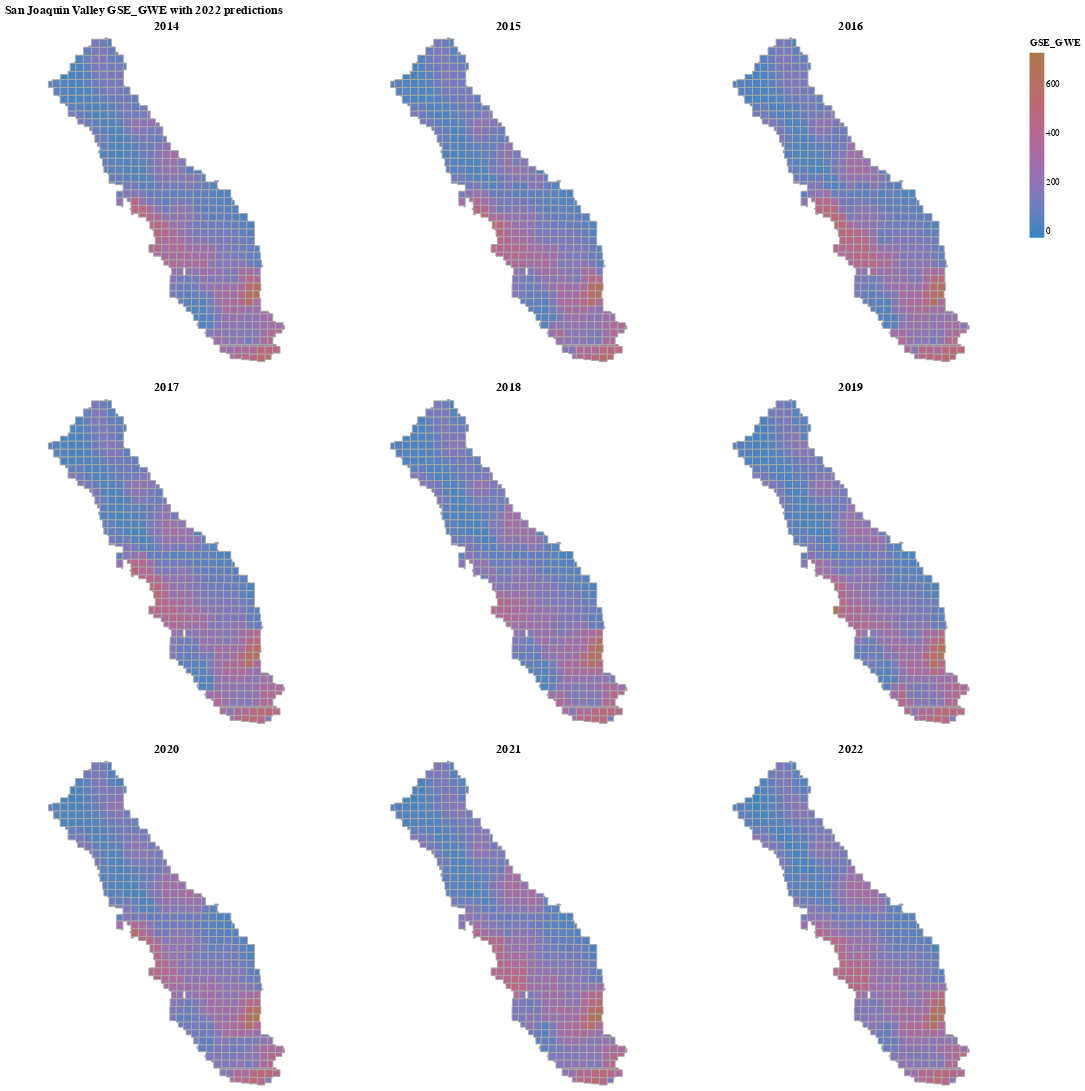

The code cell stored with this chart in its notebook:
### Code cell
township_range = TownshipRanges()
all_years_map_df = pd.merge(township_range.sjv_township_range_df, all_years_df.reset_index(), how="left", on=["TOWNSHIP_RANGE", ])
view_trs_side_by_side(all_years_map_df, feature="YEAR", value="GSE_GWE", title="San Joaquin Valley GSE_GWE with 2022 predictions")

### Figure 1 — Vega-Lite specification as saved in the notebook (floating-point values rounded to 4 significant figures; data arrays with more than 128 entries replaced by an {"elided": "..."} marker saying what was removed)
{"config": {"view": {"continuousWidth": 400, "continuousHeight": 300}}, "concat": [{"data": {"name": "data-924b0ce32222b724c44bfa5a4d10268e"}, "mark": {"type": "geoshape", "stroke": "darkgray"}, "encoding": {"color": {"field": "GSE_GWE", "scale": {"range": ["#3586BD", "#A9784F"]}, "type": "quantitative"}, "tooltip": [{"field": "TOWNSHIP_RANGE", "type": "nominal"}, {"field": "GSE_GWE", "type": "quantitative"}, {"field": "YEAR", "type": "nominal"}]}, "height": 350, "title": "2014", "width": 350}, {"data": {"name": "data-851a9d480c1e974b497dca9c6623874d"}, "mark": {"type": "geoshape", "stroke": "darkgray"}, "encoding": {"color": {"field": "GSE_GWE", "scale": {"range": ["#3586BD", "#A9784F"]}, "type": "quantitative"}, "tooltip": [{"field": "TOWNSHIP_RANGE", "type": "nominal"}, {"field": "GSE_GWE", "type": "quantitative"}, {"field": "YEAR", "type": "nominal"}]}, "height": 350, "title": "2015", "width": 350}, {"data": {"name": "data-6e5889d93c670c82694de091e9f5c0ac"}, "mark": {"type": "geoshape", "stroke": "darkgray"}, "encoding": {"color": {"field": "GSE_GWE", "scale": {"range": ["#3586BD", "#A9784F"]}, "type": "quantitative"}, "tooltip": [{"field": "TOWNSHIP_RANGE", "type": "nominal"}, {"field": "GSE_GWE", "type": "quantitative"}, {"field": "YEAR", "type": "nominal"}]}, "height": 350, "title": "2016", "width": 350}, {"data": {"name": "data-9fde0072e7eac383af224a9fa6b4a44a"}, "mark": {"type": "geoshape", "stroke": "darkgray"}, "encoding": {"color": {"field": "GSE_GWE", "scale": {"range": ["#3586BD", "#A9784F"]}, "type": "quantitative"}, "tooltip": [{"field": "TOWNSHIP_RANGE", "type": "nominal"}, {"field": "GSE_GWE", "type": "quantitative"}, {"field": "YEAR", "type": "nominal"}]}, "height": 350, "title": "2017", "width": 350}, {"data": {"name": "data-528807128e32d48bf19935c239c38454"}, "mark": {"type": "geoshape", "stroke": "darkgray"}, "encoding": {"color": {"field": "GSE_GWE", "scale": {"range": ["#3586BD", "#A9784F"]}, "type": "quantitative"}, "tooltip": [{"field": "TOWNSHIP_RANGE", "type": "nominal"}, {"field": "GSE_GWE", "type": "quantitative"}, {"field": "YEAR", "type": "nominal"}]}, "height": 350, "title": "2018", "width": 350}, {"data": {"name": "data-c1481e2e595ec658638af8b88665cae7"}, "mark": {"type": "geoshape", "stroke": "darkgray"}, "encoding": {"color": {"field": "GSE_GWE", "scale": {"range": ["#3586BD", "#A9784F"]}, "type": "quantitative"}, "tooltip": [{"field": "TOWNSHIP_RANGE", "type": "nominal"}, {"field": "GSE_GWE", "type": "quantitative"}, {"field": "YEAR", "type": "nominal"}]}, "height": 350, "title": "2019", "width": 350}, {"data": {"name": "data-f78cad1140b9ee05b77e6ad3c4eebcae"}, "mark": {"type": "geoshape", "stroke": "darkgray"}, "encoding": {"color": {"field": "GSE_GWE", "scale": {"range": ["#3586BD", "#A9784F"]}, "type": "quantitative"}, "tooltip": [{"field": "TOWNSHIP_RANGE", "type": "nominal"}, {"field": "GSE_GWE", "type": "quantitative"}, {"field": "YEAR", "type": "nominal"}]}, "height": 350, "title": "2020", "width": 350}, {"data": {"name": "data-02d4af51769fcf3a3128fa2b7f72a64e"}, "mark": {"type": "geoshape", "stroke": "darkgray"}, "encoding": {"color": {"field": "GSE_GWE", "scale": {"range": ["#3586BD", "#A9784F"]}, "type": "quantitative"}, "tooltip": [{"field": "TOWNSHIP_RANGE", "type": "nominal"}, {"field": "GSE_GWE", "type": "quantitative"}, {"field": "YEAR", "type": "nominal"}]}, "height": 350, "title": "2021", "width": 350}, {"data": {"name": "data-e4ed3a8433c293aaf8d7937e81df2c97"}, "mark": {"type": "geoshape", "stroke": "darkgray"}, "encoding": {"color": {"field": "GSE_GWE", "scale": {"range": ["#3586BD", "#A9784F"]}, "type": "quantitative"}, "tooltip": [{"field": "TOWNSHIP_RANGE", "type": "nominal"}, {"field": "GSE_GWE", "type": "quantitative"}, {"field": "YEAR", "type": "nominal"}]}, "height": 350, "title": "2022", "width": 350}], "columns": 3, "title": "San Joaquin Valley GSE_GWE with 2022 predictions", "$schema": "https://vega.github.io/schema/vega-lite/v4.17.0.json", "datasets": {"data-924b0ce32222b724c44bfa5a4d10268e": {"elided": "478 records"}, "data-851a9d480c1e974b497dca9c6623874d": {"elided": "478 records"}, "data-6e5889d93c670c82694de091e9f5c0ac": {"elided": "478 records"}, "data-9fde0072e7eac383af224a9fa6b4a44a": {"elided": "478 records"}, "data-528807128e32d48bf19935c239c38454": {"elided": "478 records"}, "data-c1481e2e595ec658638af8b88665cae7": {"elided": "478 records"}, "data-f78cad1140b9ee05b77e6ad3c4eebcae": {"elided": "478 records"}, "data-02d4af51769fcf3a3128fa2b7f72a64e": {"elided": "478 records"}, "data-e4ed3a8433c293aaf8d7937e81df2c97": {"elided": "478 records"}}}
